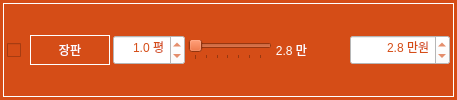
              <widget class="QFrame" name="frame_114">
               <property name="minimumSize">
                <size>
                 <width>0</width>
                 <height>30</height>
                </size>
               </property>
               <property name="maximumSize">
                <size>
                 <width>16777215</width>
                 <height>16777215</height>
                </size>
               </property>
               <property name="font">
                <font>
                 <family>나눔고딕 ExtraBold</family>
                 <pointsize>9</pointsize>
                 <weight>9</weight>
                 <italic>false</italic>
                 <bold>false</bold>
                </font>
               </property>
               <property name="styleSheet">
                <string notr="true">background-color: rgb(213, 77, 23);
font: 75 9pt &quot;나눔고딕 ExtraBold&quot;;</string>
               </property>
               <layout class="QHBoxLayout" name="horizontalLayout_261">
                <property name="leftMargin">
                 <number>3</number>
                </property>
                <property name="topMargin">
                 <number>3</number>
                </property>
                <property name="rightMargin">
                 <number>3</number>
                </property>
                <property name="bottomMargin">
                 <number>3</number>
                </property>
                <item>
                 <widget class="QFrame" name="horizontalFrame_14">
                  <property name="styleSheet">
                   <string notr="true">color: rgb(255, 255, 255);</string>
                  </property>
                  <property name="frameShape">
                   <enum>QFrame::Box</enum>
                  </property>
                  <layout class="QHBoxLayout" name="horizontalLayout_86">
                   <property name="spacing">
                    <number>3</number>
                   </property>
                   <property name="leftMargin">
                    <number>3</number>
                   </property>
                   <property name="topMargin">
                    <number>3</number>
                   </property>
                   <property name="rightMargin">
                    <number>3</number>
                   </property>
                   <property name="bottomMargin">
                    <number>3</number>
                   </property>
                   <item>
                    <widget class="QCheckBox" name="checkBox_floor_lino">
                     <property name="enabled">
                      <bool>true</bool>
                     </property>
                     <property name="minimumSize">
                      <size>
                       <width>20</width>
                       <height>30</height>
                      </size>
                     </property>
                     <property name="maximumSize">
                      <size>
                       <width>16777215</width>
                       <height>16777215</height>
                      </size>
                     </property>
                     <property name="styleSheet">
                      <string notr="true">color: rgb(255, 255, 255);</string>
                     </property>
                     <property name="text">
                      <string/>
                     </property>
                     <property name="checked">
                      <bool>false</bool>
                     </property>
                     <property name="tristate">
                      <bool>false</bool>
                     </property>
                    </widget>
                   </item>
                   <item>
                    <widget class="QLabel" name="label_26">
                     <property name="sizePolicy">
                      <sizepolicy hsizetype="Preferred" vsizetype="Fixed">
                       <horstretch>0</horstretch>
                       <verstretch>0</verstretch>
                      </sizepolicy>
                     </property>
                     <property name="minimumSize">
                      <size>
                       <width>80</width>
                       <height>30</height>
                      </size>
                     </property>
                     <property name="maximumSize">
                      <size>
                       <width>80</width>
                       <height>16777215</height>
                      </size>
                     </property>
                     <property name="font">
                      <font>
                       <family>나눔고딕 ExtraBold</family>
                       <pointsize>9</pointsize>
                       <weight>9</weight>
                       <italic>false</italic>
                       <bold>false</bold>
                      </font>
                     </property>
                     <property name="styleSheet">
                      <string notr="true">background-color: rgb(213, 77, 23);
color: rgb(255, 255, 255);</string>
                     </property>
                     <property name="frameShape">
                      <enum>QFrame::Box</enum>
                     </property>
                     <property name="text">
                      <string>장판</string>
                     </property>
                     <property name="alignment">
                      <set>Qt::AlignCenter</set>
                     </property>
                    </widget>
                   </item>
                   <item>
                    <widget class="QDoubleSpinBox" name="doubleSpinBox_floor_area_lino">
                     <property name="minimumSize">
                      <size>
                       <width>70</width>
                       <height>30</height>
                      </size>
                     </property>
                     <property name="styleSheet">
                      <string notr="true">background-color: rgb(255, 255, 255);
color: rgb(213, 77, 23);</string>
                     </property>
                     <property name="alignment">
                      <set>Qt::AlignRight|Qt::AlignTrailing|Qt::AlignVCenter</set>
                     </property>
                     <property name="prefix">
                      <string/>
                     </property>
                     <property name="suffix">
                      <string> 평</string>
                     </property>
                     <property name="decimals">
                      <number>1</number>
                     </property>
                     <property name="minimum">
                      <double>0.100000000000000</double>
                     </property>
                     <property name="maximum">
                      <double>100.000000000000000</double>
                     </property>
                     <property name="singleStep">
                      <double>0.200000000000000</double>
                     </property>
                     <property name="value">
                      <double>1.000000000000000</double>
                     </property>
                    </widget>
                   </item>
                   <item>
                    <widget class="QSlider" name="horizontalSlider_floor_lino">
                     <property name="minimum">
                      <number>28</number>
                     </property>
                     <property name="maximum">
                      <number>60</number>
                     </property>
                     <property name="singleStep">
                      <number>1</number>
                     </property>
                     <property name="pageStep">
                      <number>1</number>
                     </property>
                     <property name="value">
                      <number>28</number>
                     </property>
                     <property name="orientation">
                      <enum>Qt::Horizontal</enum>
                     </property>
                     <property name="invertedAppearance">
                      <bool>false</bool>
                     </property>
                     <property name="invertedControls">
                      <bool>false</bool>
                     </property>
                     <property name="tickPosition">
                      <enum>QSlider::TicksBelow</enum>
                     </property>
                     <property name="tickInterval">
                      <number>5</number>
                     </property>
                    </widget>
                   </item>
                   <item>
                    <widget class="QLabel" name="label_floor_lino">
                     <property name="minimumSize">
                      <size>
                       <width>30</width>
                       <height>0</height>
                      </size>
                     </property>
                     <property name="text">
                      <string>2.8 만</string>
                     </property>
                     <property name="alignment">
                      <set>Qt::AlignRight|Qt::AlignTrailing|Qt::AlignVCenter</set>
                     </property>
                    </widget>
                   </item>
                   <item>
                    <spacer name="horizontalSpacer_23">
                     <property name="orientation">
                      <enum>Qt::Horizontal</enum>
                     </property>
                     <property name="sizeType">
                      <enum>QSizePolicy::Preferred</enum>
                     </property>
                     <property name="sizeHint" stdset="0">
                      <size>
                       <width>40</width>
                       <height>20</height>
                      </size>
                     </property>
                    </spacer>
                   </item>
                   <item>
                    <widget class="QDoubleSpinBox" name="doubleSpinBox_floor_cost_lino">
                     <property name="minimumSize">
                      <size>
                       <width>100</width>
                       <height>30</height>
                      </size>
                     </property>
                     <property name="styleSheet">
                      <string notr="true">background-color: rgb(255, 255, 255);
color: rgb(213, 77, 23);</string>
                     </property>
                     <property name="alignment">
                      <set>Qt::AlignRight|Qt::AlignTrailing|Qt::AlignVCenter</set>
                     </property>
                     <property name="prefix">
                      <string/>
                     </property>
                     <property name="suffix">
                      <string> 만원</string>
                     </property>
                     <property name="decimals">
                      <number>1</number>
                     </property>
                     <property name="minimum">
                      <double>1.000000000000000</double>
                     </property>
                     <property name="maximum">
                      <double>1500.000000000000000</double>
                     </property>
                     <property name="singleStep">
                      <double>10.000000000000000</double>
                     </property>
                     <property name="value">
                      <double>2.800000000000000</double>
                     </property>
                    </widget>
                   </item>
                  </layout>
                 </widget>
                </item>
               </layout>
              </widget>
